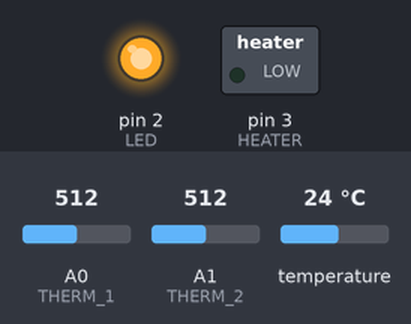
Recording of a sketch running on a simulated Arduino Uno, built with avr-gcc and run on an emulated ATmega328P. Parts: switched loads named in the sketch (green lamp = pin HIGH), output pins drawn as LEDs (lit = HIGH). The inputs (shaded band) are chosen by the test bench; at power-on: A1 (THERM_2) = 512, A0 (THERM_1) = 512, temperature 24 °C. Storage starts empty; what the sketch prints to the serial monitor is not drawn.

Above: at 1.6 s.
1.7 s: A1 (THERM_2) set to 769
3.2 s: A1 (THERM_2) set to 784
Timing chart, 0 to 6.2 s (numbered marks = the images above; inputs shaded):
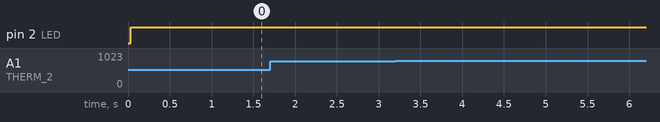

The sketch:

Uno_Transparent_Ice_V4.ino
```cpp
#include <OneWire.h>
#include <DallasTemperature.h>
#include <SPI.h>
#include <SD.h>

// Project Four - Heat maker
//
#define LED 2 //connect LED to digital pin2
#define HEATER 3
#define ONE_WIRE_BUS 7
#define THERM_1 A0   // In the middle of the cup
#define THERM_2 A1   // At the bottom of the cup

#define THERMISTORNOMINAL 10000   // resistance at 25 degrees C
#define TEMPERATURENOMINAL 25     // temp. for nominal resistance (almost always 25 C)
#define NUMSAMPLES 5              // Filter
#define BCOEFFICIENT 3950         // The beta coefficient of the thermistor (usually 3000-4000)
#define SERIESRESISTOR 10000      // the value of the 'other' resistor

const int chipSelect = 4;
const float maxFreqVal = 80.0;

// Setup a oneWire instance to communicate with any OneWire devices (not just Maxim/Dallas temperature ICs)
OneWire oneWire(ONE_WIRE_BUS);

// Pass our oneWire reference to Dallas Temperature.
DallasTemperature sensors(&oneWire);

unsigned long startTime;
int volatileTemp = 0;
bool cont = true;
int count = 0;
int therm1Samp[NUMSAMPLES];
int therm2Samp[NUMSAMPLES];
bool initialPreFreezeState = false;
float* focusedProbeTemp;
float* prevFocusedProbeTemp;

void setup()
{
//  pinMode(10, OUTPUT);
//  digitalWrite(10, HIGH);
  pinMode(HEATER, OUTPUT);
  pinMode(LED, OUTPUT);
  Serial.begin(9600);

  // Start up the library
  sensors.begin();

  // Setup SD Card for datalogging.
  Serial.print("Initializing SD card...");
  if (!SD.begin(chipSelect)) {
    Serial.println("Card failed, or not present");
    // don't do anything more:
    return;
  }
  Serial.println("card initialized.");
}

void loop()
{
  float heatSinkTemp = 0.0;
  float therm1 = 0.0;
  float therm2 = 0.0;
  uint8_t i;
  float therm1Avg = 0;
  float therm2Avg = 0;
  String dataString = "";
  String tempStatus = "";

  //// Turn on LED
  digitalWrite(LED, HIGH);

  //// Request for temperature(F) to probe closest to heat sink.
  sensors.requestTemperatures();
  heatSinkTemp = DallasTemperature::toFahrenheit(sensors.getTempCByIndex(0));

  //// Thermistor 1 (middle of cup) and 2 (bottom of cup)

  // Sum N samples with delay
  for(i = 0; i < NUMSAMPLES; i++) {
    therm1Samp[i] = analogRead(THERM_1);
    therm2Samp[i] = analogRead(THERM_2);
    delay(10);
  }

  // Average samples
  for (i = 0; i < NUMSAMPLES; i++) {
     therm1Avg += therm1Samp[i];
     therm2Avg += therm2Samp[i];
  }
  therm1Avg /= NUMSAMPLES;
  therm2Avg /= NUMSAMPLES;

  // Convert value to thermistor resistance
  therm1Avg = valToThermRes(therm1Avg);
  therm2Avg = valToThermRes(therm2Avg);

  // Convert average thermal resistance to temperature (F)
  therm1 = resToFahren(therm1Avg);
  therm2 = resToFahren(therm2Avg);

  ////  Heater logic

  // Beginning initialization state of the freezing process.
  // Cool container down to 33.0 F from variable intial temp.
  if (!initialPreFreezeState && therm2 >= 33.0) {
    analogWrite(HEATER, 0);
  } else if (!initialPreFreezeState && therm2 < 33.0) {
    initialPreFreezeState = true;
    startTime = millis();
    focusedProbeTemp = &therm2;
    prevFocusedProbeTemp = &therm2;
    volatileTemp = 70;  // Beginning at approx. 28%
  }

  if (initialPreFreezeState) {

    // Code to focus on which probe gain data from based on ice level.

    // Measuring in 30 minute intervals
    if (((millis() - startTime) % 1800000) == 0) {
      count++;
    }

    if (*prevFocusedProbeTemp < 30.5) {
      if (count >= 2 && focusedProbeTemp == &therm2) {
        focusedProbeTemp = &therm1;
      } else if (count >= 4 && focusedProbeTemp == &therm1) {
        prevFocusedProbeTemp = &therm1;
        focusedProbeTemp = &heatSinkTemp;
      }
    }

    if ((*focusedProbeTemp >= 31.5) && (*focusedProbeTemp <= 32.5)) {
      if ((heatSinkTemp > therm1) && (therm1 > therm2)) {
        // Do nothing. Probably use a go to statemnt or whatever...
        // Ideal spot to be in.
        tempStatus = "Stable";
      }
    } else if (*focusedProbeTemp > 32.5) {
      volatileTemp -= 3; // decreasing heat gen. power level by 1%
      tempStatus = "DecPow";
    } else if (*focusedProbeTemp < 31.5) {
      volatileTemp += 3; // increasing heat gen. power level by 1%
      tempStatus = "IncPow";
    }
  }

  analogWrite(HEATER, 0);

  // To prevent any kernel or etc. microcontroller problems --> Reset volatileTemp
  if (abs(volatileTemp) >= 31000) {
    volatileTemp = 0;
  }
  //// SD Card datalogging

  // Create data string for heatSink, therm1, and therm2
  dataString += String(millis());
  dataString += "\t";
  dataString += String(heatSinkTemp);
  dataString += "\t";
  dataString += String(therm1);
  dataString += "\t";
  dataString += String(therm2);
  dataString += "\t";
  dataString += tempStatus;
  dataString += "\t";
  dataString += volatileTemp;

  // Open file and write to it.
  File dataFile = SD.open("datalog.txt", FILE_WRITE);

  if (dataFile) {
    dataFile.println(dataString);
    dataFile.close();
    Serial.println(dataString);
  } else {
    Serial.println("error opening datalog.txt");
  }
  Serial.println(dataString);
  delay(1000);
}

float valToThermRes(float value) {
  float result = SERIESRESISTOR / (1023 / value - 1);
  return result;
}

float resToFahren(float resistance) {
  float steinhart = 0.0;
  steinhart = resistance / THERMISTORNOMINAL;        // (R/Ro)
  steinhart = log(steinhart);                        // ln(R/Ro)
  steinhart /= BCOEFFICIENT;                         // 1/B * ln(R/Ro)
  steinhart += 1.0 / (TEMPERATURENOMINAL + 273.15);  // + (1/To)
  steinhart = 1.0 / steinhart;                       // Invert
  steinhart -= 273.15;                               // convert to C
  steinhart *= 9.0/5;                                // In Fahrenheight
  steinhart += 32;

  return steinhart;
}
```

Measured:
- after the input at 1.7 s, every drawn part: stays the same
- after the input at 3.2 s, every drawn part: stays the same
